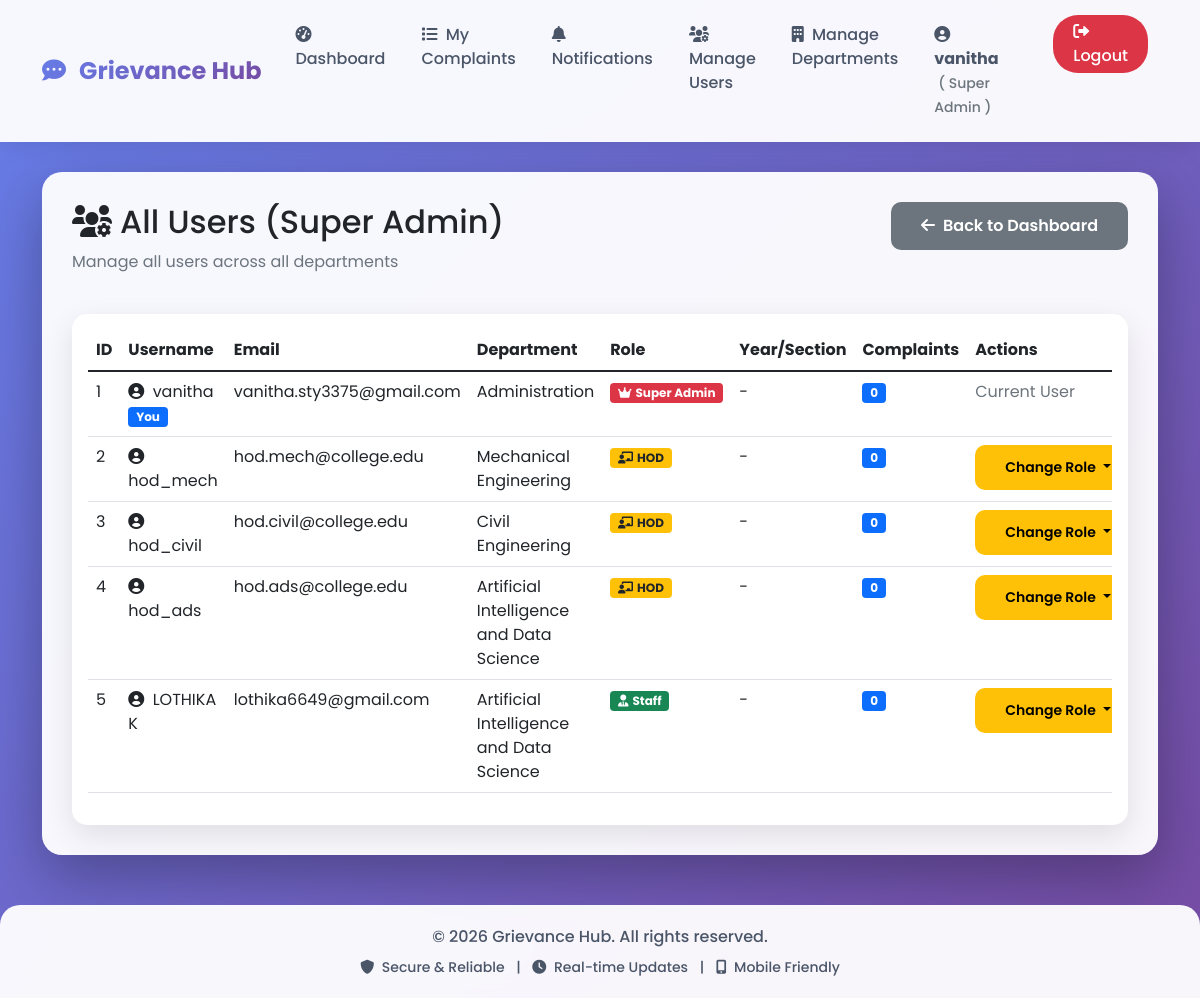
The app's page /admin/users (signed in) with its own data.
### models.py (models this page shows)
class User(UserMixin, db.Model):
    id = db.Column(db.Integer, primary_key=True)
    username = db.Column(db.String(80), unique=True, nullable=False)
    email = db.Column(db.String(120), unique=True, nullable=False)
    password = db.Column(db.String(200), nullable=False)
    role = db.Column(db.String(20), default='student')  # student, staff/mentor, hod, admin
    department = db.Column(db.String(100))
    year = db.Column(db.String(20))
    section = db.Column(db.String(10))
    parent_name = db.Column(db.String(100))
    parent_phone = db.Column(db.String(15))
    address = db.Column(db.Text)
    mentor_name = db.Column(db.String(100))  # For students - who is their mentor
    phone = db.Column(db.String(15))
    created_at = db.Column(db.DateTime, default=datetime.utcnow)
    complaints = db.relationship('Complaint', backref='author', lazy=True, foreign_keys='Complaint.user_id')
    assigned_complaints = db.relationship('Complaint', backref='assigned_staff', lazy=True, foreign_keys='Complaint.assigned_to')

### app.py (the view)
@app.route('/admin/users')
@login_required
def super_admin_users():
    if not is_super_admin(current_user):
        abort(403)
    users = User.query.all()
    return render_template('super_admin_users.html', users=users)

### app.py (called while the page is built)
def is_super_admin(user):
    return user.role == 'admin' and user.email == 'vanitha.sty3375@gmail.com'

def is_department_admin(user):
    return user.role == 'hod'

@login_manager.user_loader
def load_user(user_id):
    return User.query.get(int(user_id))

@app.context_processor
def utility_processor():
    return {
        'is_super_admin': is_super_admin,
        'is_department_admin': is_department_admin
    }

### templates/super_admin_users.html (shortened to what this page needs)
{% extends "base.html" %}
{% block content %}
<div class="row mb-4">
    <div class="col-12">
        <div class="d-flex justify-content-between align-items-center">
            <h2><i class="fas fa-users-cog me-2"></i>All Users (Super Admin)</h2>
            <a href="{{ url_for('super_admin_dashboard') }}" class="btn btn-secondary">
                <i class="fas fa-arrow-left me-2"></i>Back to Dashboard
            </a>
        </div>
        <p class="text-muted">Manage all users across all departments</p>
    </div>
</div>
<div class="row">
    <div class="col-12">
        <div class="card">
            <div class="card-body">
                <div class="table-responsive">
                    <table class="table table-hover">
                        <thead>
                            <tr>
                                <th>ID</th>
                                <th>Username</th>
                                <th>Email</th>
                                <th>Department</th>
                                <th>Role</th>
                                <th>Year/Section</th>
                                <th>Complaints</th>
                                <th>Actions</th>
                            </tr>
                        </thead>
                        <tbody>
                            {% for user in users %}
                            <tr>
                                <td>{{ user.id }}</td>
                                <td>
                                    <i class="fas fa-user-circle me-1"></i>
                                    {{ user.username }}
                                    {% if user.id == current_user.id %}
                                        <span class="badge bg-primary">You</span>
                                    {% endif %}
                                </td>
                                <td>{{ user.email }}</td>
                                <td>{{ user.department or 'N/A' }}</td>
                                <td>
                                    {% if user.role == 'admin' %}
                                        <span class="badge bg-danger"><i class="fas fa-crown me-1"></i>Super Admin</span>
                                    {% elif user.role == 'hod' %}
                                        <span class="badge bg-warning text-dark"><i class="fas fa-chalkboard-teacher me-1"></i>HOD</span>
                                    {% elif user.role == 'staff' %}
                                        <span class="badge bg-success"><i class="fas fa-user-tie me-1"></i>Staff</span>
                                    {% else %}
                                        <span class="badge bg-info"><i class="fas fa-user-graduate me-1"></i>Student</span>
                                    {% endif %}
                                </td>
                                <td>
                                    {% if user.year and user.section %}
                                        {{ user.year }}, Sec {{ user.section }}
                                    {% else %}
                                        -
                                    {% endif %}
                                </td>
                                <td><span class="badge bg-primary">{{ user.complaints|length }}</span></td>
                                <td>
                                    {% if user.id != current_user.id %}
                                        <div class="btn-group" role="group">
                                            <button type="button" class="btn btn-sm btn-warning dropdown-toggle" data-bs-toggle="dropdown">
                                                Change Role
                                            </button>
                                        </div>
                                    {% else %}
                                        <span class="text-muted">Current User</span>
                                    {% endif %}
                                </td>
                            </tr>
                            {% endfor %}
                        </tbody>
                    </table>
                </div>
            </div>
        </div>
    </div>
</div>
{% endblock %}

### templates/base.html (shortened to what this page needs)
<!DOCTYPE html>
<html lang="en">
<head>
    <link href="https://cdn.jsdelivr.net/npm/bootstrap@5.1.3/dist/css/bootstrap.min.css" rel="stylesheet">
    <link rel="stylesheet" href="https://cdnjs.cloudflare.com/ajax/libs/font-awesome/6.0.0/css/all.min.css">
</head>
<body>
    <nav class="navbar navbar-expand-lg navbar-light">
        <div class="container">
            <a class="navbar-brand" href="{{ url_for('index') }}">
                <i class="fas fa-comment-dots me-2"></i>
                        Grievance Hub
            </a>
            <div class="collapse navbar-collapse" id="navbarNav">
                <ul class="navbar-nav ms-auto">
                    {% if current_user.is_authenticated %}
                        <li class="nav-item">
                            {% if is_super_admin(current_user) %}
                                <a class="nav-link" href="{{ url_for('super_admin_dashboard') }}">
                                    <i class="fas fa-tachometer-alt me-1"></i> Dashboard
                                </a>
                            {% elif is_department_admin(current_user) %}
                                <a class="nav-link" href="{{ url_for('hod_dashboard') }}">
                                    <i class="fas fa-tachometer-alt me-1"></i> Dashboard
                                </a>
                            {% elif current_user.role == 'staff' %}
                                <a class="nav-link" href="{{ url_for('staff_dashboard') }}">
                                    <i class="fas fa-tachometer-alt me-1"></i> Dashboard
                                </a>
                            {% else %}
                                <a class="nav-link" href="{{ url_for('dashboard') }}">
                                    <i class="fas fa-tachometer-alt me-1"></i> Dashboard
                                </a>
                            {% endif %}
                        </li>
                        <li class="nav-item">
                            <a class="nav-link" href="{{ url_for('view_complaints') }}">
                                <i class="fas fa-list me-1"></i> My Complaints
                            </a>
                        </li>
                        <li class="nav-item position-relative">
                            <a class="nav-link" href="{{ url_for('view_notifications') }}">
                                <i class="fas fa-bell me-1"></i> Notifications
                                {% set unread = current_user.notifications|selectattr('is_read', 'equalto', false)|list|length %}
                            </a>
                        </li>
                        {% if is_super_admin(current_user) %}
                            <li class="nav-item">
                                <a class="nav-link" href="{{ url_for('super_admin_users') }}">
                                    <i class="fas fa-users-cog me-1"></i> Manage Users
                                </a>
                            </li>
                            <li class="nav-item">
                                <a class="nav-link" href="{{ url_for('manage_departments') }}">
                                    <i class="fas fa-building me-1"></i> Manage Departments
                                </a>
                            </li>
                        {% endif %}
                        <li class="nav-item me-2">
                            <span class="nav-link">
                                <i class="fas fa-user-circle me-1"></i>
                                <strong>{{ current_user.username }}</strong>
                                <small class="text-muted ms-1">
                                    ({% if is_super_admin(current_user) %}
                                        Super Admin
                                    {% elif is_department_admin(current_user) %}
                                        HOD
                                    {% elif current_user.role == 'staff' %}
                                        Staff
                                    {% else %}
                                        Student
                                    {% endif %})
                                </small>
                            </span>
                        </li>
                        <li class="nav-item">
                            <a class="nav-link logout-btn" href="{{ url_for('logout') }}"
                               onclick="return confirm('Are you sure you want to logout?')">
                                <i class="fas fa-sign-out-alt"></i> Logout
                            </a>
                        </li>
                    {% endif %}
                </ul>
            </div>
        </div>
    </nav>
    <div class="container">
        <div class="main-content">
            {% block content %}{% endblock %}
        </div>
    </div>
    <footer class="footer">
        <div class="container">
            <p class="mb-0">&copy; 2026 Grievance Hub. All rights reserved.</p>
            <p class="mb-0 mt-2 small">
                <i class="fas fa-shield-alt me-1"></i> Secure & Reliable
                <span class="mx-2">|</span>
                <i class="fas fa-clock me-1"></i> Real-time Updates
                <span class="mx-2">|</span>
                <i class="fas fa-mobile-alt me-1"></i> Mobile Friendly
            </p>
        </div>
    </footer>
</body>
</html>

### templates/base.html (style rules this page uses)
* { font-family: 'Poppins', sans-serif; }
body { background: linear-gradient(135deg, #667eea 0%, #764ba2 100%); min-height: 100vh; background-attachment: fixed; }
.navbar { background: rgba(255, 255, 255, 0.95) !important; backdrop-filter: blur(10px); box-shadow: 0 2px 20px rgba(0,0,0,0.1); padding: 15px 0; }
.navbar-brand { font-weight: 700; font-size: 1.5rem; background: linear-gradient(135deg, #667eea 0%, #764ba2 100%); -webkit-background-clip: text; -webkit-text-fill-color: transparent; transition: transform 0.3s ease; }
.nav-link { font-weight: 500; color: #4a5568 !important; margin: 0 10px; position: relative; transition: color 0.3s ease; }
.logout-btn { background-color: #dc3545; color: white !important; border-radius: 25px; padding: 5px 20px !important; margin-left: 15px; transition: all 0.3s ease; }
.main-content { background: rgba(255, 255, 255, 0.95); border-radius: 20px; padding: 30px; margin: 30px 0; box-shadow: 0 20px 60px rgba(0,0,0,0.3); animation: fadeInUp 0.5s ease; }
.card { border: none; border-radius: 15px; box-shadow: 0 10px 30px rgba(0,0,0,0.1); transition: all 0.3s ease; overflow: hidden; }
.btn { border-radius: 10px; padding: 12px 30px; font-weight: 600; transition: all 0.3s ease; border: none; }
.footer { background: rgba(255, 255, 255, 0.95); backdrop-filter: blur(10px); padding: 20px 0; margin-top: 50px; border-radius: 20px 20px 0 0; color: #4a5568; text-align: center; font-weight: 500; }

### records on screen
User: username "vanitha", id "1", shows "You", email "vanitha.sty3375@gmail.com", department "Administration", role "admin" (drawn), complaints|length "0", shows "Current User"
User: id "2", username "hod_mech", email "hod.mech@college.edu", department "Mechanical Engineering", role "hod" (drawn), complaints|length "0"
User: id "3", username "hod_civil", email "hod.civil@college.edu", department "Civil Engineering", role "hod" (drawn), complaints|length "0"
User: id "4", username "hod_ads", email "hod.ads@college.edu", department "Artificial Intelligence and Data Science", role "hod" (drawn), complaints|length "0"
User: id "5", username "LOTHIKA K", email "lothika6649@gmail.com", department "Artificial Intelligence and Data Science", role "staff" (drawn), complaints|length "0"
